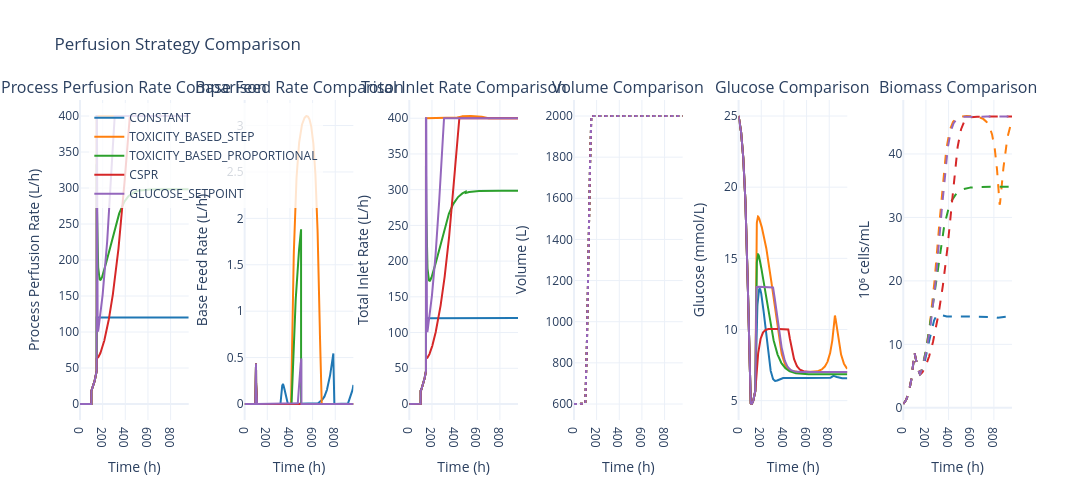

The notebook cell saved with this chart:
### Markdown cell above
## 8. Feed rates and glucose concentration visualizations

### Code cell
# Comparison plot: perfusion profiles, glucose concentration, and biomass across all perfusion strategies
import copy
import traceback
import plotly.graph_objects as go
from plotly.subplots import make_subplots
from animakinetica.analysis.batch_visualization import (
    plot_batch_volume_feed,
    plot_batch_biomass_metabolites,
)

# Use same simulation setup for fair comparison
perfusion_strategies_compare = [
    PerfusionStrategy.CONSTANT,
    PerfusionStrategy.TOXICITY_BASED_STEP,
    PerfusionStrategy.TOXICITY_BASED_PROPORTIONAL,
    PerfusionStrategy.CSPR,
    PerfusionStrategy.GLUCOSE_SETPOINT,
]

color_map = {
    PerfusionStrategy.CONSTANT: "#1f77b4",
    PerfusionStrategy.TOXICITY_BASED_STEP: "#ff7f0e",
    PerfusionStrategy.TOXICITY_BASED_PROPORTIONAL: "#2ca02c",
    PerfusionStrategy.CSPR: "#d62728",
    PerfusionStrategy.GLUCOSE_SETPOINT: "#9467bd",
}

fig_compare = make_subplots(
    rows=1, cols=6,
    subplot_titles=(
        "Process Perfusion Rate Comparison",
        "Base Feed Rate Comparison",
        "Total Inlet Rate Comparison",
        "Volume Comparison",
        "Glucose Comparison",
        "Biomass Comparison",
    ),
    horizontal_spacing=0.06
)

params_compare = SimulationParameters.load_parameters(["Cell_GFI", "anab_GFI", "cata_GFI", "fed_batch", "perfusion"])
,
def _build_initial_conditions(sim_obj):
    base = sim_obj.base
    return [
        base['X_init'],
        base['C_Glc_init'],
        base['C_Gln_init'],
        base['C_Lac_init'],
        base['C_Amm_init'],
        base['V_init'],
        base['C_O2_init'],
        base['C_CT_init'],
        base['C_H_init'],
        base['C_Na_init'],
        base['C_AA_init'],
    ]

def _print_event_snapshot(sim_obj, y0):
    print("  Event snapshots at t=0 (event(t=0, y0, params)):")
    for phase_name, event_list in sim_obj._phase_events.items():
        print(f"    Phase: {phase_name}")
        for event_fn in event_list:
            try:
                event_value = float(event_fn(0.0, y0, sim_obj.parameters))
            except Exception as event_exc:
                print(f"      {event_fn.__name__}: ERROR evaluating event -> {event_exc}")
                continue
            direction = getattr(event_fn, "direction", None)
            terminal = getattr(event_fn, "terminal", None)
            print(f"      {event_fn.__name__}: value={event_value:.6e}, direction={direction}, terminal={terminal}")

failed_diagnostics = []

for ps in perfusion_strategies_compare:
    params_test = copy.deepcopy(params_compare)
    params_test.update("excess_kinetics_batch")  # Use excess kinetics for more dynamic profiles
    sim_test = CellCultureSimulation(
        parameters=params_test,
        kinetics=Kinetics.EXCESS,
        stoichiometry_mode=StoichiometryMode.DYNAMIC,
        feed_strategy=FeedStrategy.EXPONENTIAL,
        operating_mode=OperatingMode.CONTINUOUS_PERFUSION,
        perfusion_strategy=ps,
        gas_controller=GasController.CASCADE_N_FG_XO2,
        performance_mode=False,
        solver_method="BDF"
    )

    try:
        res = sim_test.run_simulation(number_of_batches=1)
    except ValueError as exc:
        print(f"\n[DIAGNOSTIC] Strategy {ps.name} failed with ValueError: {exc}")
        y0 = _build_initial_conditions(sim_test)
        _print_event_snapshot(sim_test, y0)
        failed_diagnostics.append(
            {
                "strategy": ps.name,
                "error": str(exc),
                "traceback": traceback.format_exc(),
            }
        )
        continue

    # Reuse existing plotting utilities and extract traces from their outputs
    fig_volume = plot_batch_volume_feed(res, batch_number=1, layout_kwargs={"showlegend": False})
    fig_biomass = plot_batch_biomass_metabolites(res, batch_number=1, layout_kwargs={"showlegend": False})

    process_rate_trace = next(tr for tr in fig_volume.data if tr.name == "Process Feed Rate")
    base_rate_trace = next(tr for tr in fig_volume.data if tr.name == "Base Feed Rate")
    total_rate_trace = next(tr for tr in fig_volume.data if tr.name == "Total Inlet Rate")
    volume_trace = next(tr for tr in fig_volume.data if tr.name == "Volume")
    glucose_trace = next(tr for tr in fig_biomass.data if tr.name == "Glucose")
    biomass_trace = next(tr for tr in fig_biomass.data if tr.name == "Cell Density")

    label = ps.name
    color = color_map.get(ps, None)

    fig_compare.add_trace(
        go.Scatter(
            x=process_rate_trace.x,
            y=process_rate_trace.y,
            mode="lines",
            name=label,
            line=dict(width=2, color=color),
            showlegend=True,
            hovertemplate="Strategy: " + label + "<br>Time: %{x:.1f} h<br>F_process: %{y:.4f} L/h<extra></extra>",
        ),
        row=1, col=1,
    )

    fig_compare.add_trace(
        go.Scatter(
            x=base_rate_trace.x,
            y=base_rate_trace.y,
            mode="lines",
            name=label,
            line=dict(width=2, color=color),
            showlegend=False,
            hovertemplate="Strategy: " + label + "<br>Time: %{x:.1f} h<br>F_base: %{y:.4f} L/h<extra></extra>",
        ),
        row=1, col=2,
    )

    fig_compare.add_trace(
        go.Scatter(
            x=total_rate_trace.x,
            y=total_rate_trace.y,
            mode="lines",
            name=label,
            line=dict(width=2, color=color),
            showlegend=False,
            hovertemplate="Strategy: " + label + "<br>Time: %{x:.1f} h<br>F_total: %{y:.4f} L/h<extra></extra>",
        ),
        row=1, col=3,
    )

    fig_compare.add_trace(
        go.Scatter(
            x=volume_trace.x,
            y=volume_trace.y,
            mode="lines",
            name=label,
            line=dict(width=2, color=color, dash="dot"),
            showlegend=False,
            hovertemplate="Strategy: " + label + "<br>Time: %{x:.1f} h<br>V: %{y:.2f} L<extra></extra>",
        ),
        row=1, col=4,
    )

    fig_compare.add_trace(
        go.Scatter(
            x=glucose_trace.x,
            y=glucose_trace.y,
            mode="lines",
            name=label,
            line=dict(width=2, color=color),
            showlegend=False,
            hovertemplate="Strategy: " + label + "<br>Time: %{x:.1f} h<br>Glucose: %{y:.2f} mmol/L<extra></extra>",
        ),
        row=1, col=5,
    )

    fig_compare.add_trace(
        go.Scatter(
            x=biomass_trace.x,
            y=biomass_trace.y,
            mode="lines",
            name=label,
            line=dict(width=2, color=color, dash="dash"),
            showlegend=False,
            hovertemplate="Strategy: " + label + "<br>Time: %{x:.1f} h<br>Biomass: %{y:.2f} 10⁶ cells/mL<extra></extra>",
        ),
        row=1, col=6,
    )

for col in range(1, 7):
    fig_compare.update_xaxes(title_text="Time (h)", row=1, col=col)

fig_compare.update_yaxes(title_text="Process Perfusion Rate (L/h)", row=1, col=1)
fig_compare.update_yaxes(title_text="Base Feed Rate (L/h)", row=1, col=2)
fig_compare.update_yaxes(title_text="Total Inlet Rate (L/h)", row=1, col=3)
fig_compare.update_yaxes(title_text="Volume (L)", row=1, col=4)
fig_compare.update_yaxes(title_text="Glucose (mmol/L)", row=1, col=5)
fig_compare.update_yaxes(title_text="10⁶ cells/mL", row=1, col=6)

fig_compare.update_layout(
    title_text="Perfusion Strategy Comparison",
    template="plotly_white",
    height=500,
    width=3800,
    legend=dict(x=0.01, y=0.99, bgcolor="rgba(255,255,255,0.8)"),
)

fig_compare.show()

if failed_diagnostics:
    print("\nFailed strategies summary:")
    for item in failed_diagnostics:
        print(f"  - {item['strategy']}: {item['error']}")
else:
    print("\nAll strategies completed without ValueError.")

### Figure 1 — Plotly figure (JSON) as saved in the notebook; plotly's stock layout.template omitted (floating-point values rounded to 4 significant figures; data arrays with more than 128 entries replaced by an {"elided": "..."} marker saying what was removed)
{"data": [{"hovertemplate": "Strategy: CONSTANT<br>Time: %{x:.1f} h<br>F_process: %{y:.4f} L/h<extra></extra>", "line": {"color": "#1f77b4", "width": 2}, "mode": "lines", "name": "CONSTANT", "showlegend": true, "type": "scatter", "x": {"elided": "1151 float values"}, "xaxis": "x", "y": {"elided": "1151 float values"}, "yaxis": "y"}, {"hovertemplate": "Strategy: CONSTANT<br>Time: %{x:.1f} h<br>F_base: %{y:.4f} L/h<extra></extra>", "line": {"color": "#1f77b4", "width": 2}, "mode": "lines", "name": "CONSTANT", "showlegend": false, "type": "scatter", "x": {"elided": "1151 float values"}, "xaxis": "x2", "y": {"elided": "1151 float values"}, "yaxis": "y2"}, {"hovertemplate": "Strategy: CONSTANT<br>Time: %{x:.1f} h<br>F_total: %{y:.4f} L/h<extra></extra>", "line": {"color": "#1f77b4", "width": 2}, "mode": "lines", "name": "CONSTANT", "showlegend": false, "type": "scatter", "x": {"elided": "1151 float values"}, "xaxis": "x3", "y": {"elided": "1151 float values"}, "yaxis": "y3"}, {"hovertemplate": "Strategy: CONSTANT<br>Time: %{x:.1f} h<br>V: %{y:.2f} L<extra></extra>", "line": {"color": "#1f77b4", "dash": "dot", "width": 2}, "mode": "lines", "name": "CONSTANT", "showlegend": false, "type": "scatter", "x": {"elided": "1151 float values"}, "xaxis": "x4", "y": {"elided": "1151 float values"}, "yaxis": "y4"}, {"hovertemplate": "Strategy: CONSTANT<br>Time: %{x:.1f} h<br>Glucose: %{y:.2f} mmol/L<extra></extra>", "line": {"color": "#1f77b4", "width": 2}, "mode": "lines", "name": "CONSTANT", "showlegend": false, "type": "scatter", "x": {"elided": "1151 float values"}, "xaxis": "x5", "y": {"elided": "1151 float values"}, "yaxis": "y5"}, {"hovertemplate": "Strategy: CONSTANT<br>Time: %{x:.1f} h<br>Biomass: %{y:.2f} 10⁶ cells/mL<extra></extra>", "line": {"color": "#1f77b4", "dash": "dash", "width": 2}, "mode": "lines", "name": "CONSTANT", "showlegend": false, "type": "scatter", "x": {"elided": "1151 float values"}, "xaxis": "x6", "y": {"elided": "1151 float values"}, "yaxis": "y6"}, {"hovertemplate": "Strategy: TOXICITY_BASED_STEP<br>Time: %{x:.1f} h<br>F_process: %{y:.4f} L/h<extra></extra>", "line": {"color": "#ff7f0e", "width": 2}, "mode": "lines", "name": "TOXICITY_BASED_STEP", "showlegend": true, "type": "scatter", "x": {"elided": "1128 float values"}, "xaxis": "x", "y": {"elided": "1128 float values"}, "yaxis": "y"}, {"hovertemplate": "Strategy: TOXICITY_BASED_STEP<br>Time: %{x:.1f} h<br>F_base: %{y:.4f} L/h<extra></extra>", "line": {"color": "#ff7f0e", "width": 2}, "mode": "lines", "name": "TOXICITY_BASED_STEP", "showlegend": false, "type": "scatter", "x": {"elided": "1128 float values"}, "xaxis": "x2", "y": {"elided": "1128 float values"}, "yaxis": "y2"}, {"hovertemplate": "Strategy: TOXICITY_BASED_STEP<br>Time: %{x:.1f} h<br>F_total: %{y:.4f} L/h<extra></extra>", "line": {"color": "#ff7f0e", "width": 2}, "mode": "lines", "name": "TOXICITY_BASED_STEP", "showlegend": false, "type": "scatter", "x": {"elided": "1128 float values"}, "xaxis": "x3", "y": {"elided": "1128 float values"}, "yaxis": "y3"}, {"hovertemplate": "Strategy: TOXICITY_BASED_STEP<br>Time: %{x:.1f} h<br>V: %{y:.2f} L<extra></extra>", "line": {"color": "#ff7f0e", "dash": "dot", "width": 2}, "mode": "lines", "name": "TOXICITY_BASED_STEP", "showlegend": false, "type": "scatter", "x": {"elided": "1128 float values"}, "xaxis": "x4", "y": {"elided": "1128 float values"}, "yaxis": "y4"}, {"hovertemplate": "Strategy: TOXICITY_BASED_STEP<br>Time: %{x:.1f} h<br>Glucose: %{y:.2f} mmol/L<extra></extra>", "line": {"color": "#ff7f0e", "width": 2}, "mode": "lines", "name": "TOXICITY_BASED_STEP", "showlegend": false, "type": "scatter", "x": {"elided": "1128 float values"}, "xaxis": "x5", "y": {"elided": "1128 float values"}, "yaxis": "y5"}, {"hovertemplate": "Strategy: TOXICITY_BASED_STEP<br>Time: %{x:.1f} h<br>Biomass: %{y:.2f} 10⁶ cells/mL<extra></extra>", "line": {"color": "#ff7f0e", "dash": "dash", "width": 2}, "mode": "lines", "name": "TOXICITY_BASED_STEP", "showlegend": false, "type": "scatter", "x": {"elided": "1128 float values"}, "xaxis": "x6", "y": {"elided": "1128 float values"}, "yaxis": "y6"}, {"hovertemplate": "Strategy: TOXICITY_BASED_PROPORTIONAL<br>Time: %{x:.1f} h<br>F_process: %{y:.4f} L/h<extra></extra>", "line": {"color": "#2ca02c", "width": 2}, "mode": "lines", "name": "TOXICITY_BASED_PROPORTIONAL", "showlegend": true, "type": "scatter", "x": {"elided": "1117 float values"}, "xaxis": "x", "y": {"elided": "1117 float values"}, "yaxis": "y"}, {"hovertemplate": "Strategy: TOXICITY_BASED_PROPORTIONAL<br>Time: %{x:.1f} h<br>F_base: %{y:.4f} L/h<extra></extra>", "line": {"color": "#2ca02c", "width": 2}, "mode": "lines", "name": "TOXICITY_BASED_PROPORTIONAL", "showlegend": false, "type": "scatter", "x": {"elided": "1117 float values"}, "xaxis": "x2", "y": {"elided": "1117 float values"}, "yaxis": "y2"}, {"hovertemplate": "Strategy: TOXICITY_BASED_PROPORTIONAL<br>Time: %{x:.1f} h<br>F_total: %{y:.4f} L/h<extra></extra>", "line": {"color": "#2ca02c", "width": 2}, "mode": "lines", "name": "TOXICITY_BASED_PROPORTIONAL", "showlegend": false, "type": "scatter", "x": {"elided": "1117 float values"}, "xaxis": "x3", "y": {"elided": "1117 float values"}, "yaxis": "y3"}, {"hovertemplate": "Strategy: TOXICITY_BASED_PROPORTIONAL<br>Time: %{x:.1f} h<br>V: %{y:.2f} L<extra></extra>", "line": {"color": "#2ca02c", "dash": "dot", "width": 2}, "mode": "lines", "name": "TOXICITY_BASED_PROPORTIONAL", "showlegend": false, "type": "scatter", "x": {"elided": "1117 float values"}, "xaxis": "x4", "y": {"elided": "1117 float values"}, "yaxis": "y4"}, {"hovertemplate": "Strategy: TOXICITY_BASED_PROPORTIONAL<br>Time: %{x:.1f} h<br>Glucose: %{y:.2f} mmol/L<extra></extra>", "line": {"color": "#2ca02c", "width": 2}, "mode": "lines", "name": "TOXICITY_BASED_PROPORTIONAL", "showlegend": false, "type": "scatter", "x": {"elided": "1117 float values"}, "xaxis": "x5", "y": {"elided": "1117 float values"}, "yaxis": "y5"}, {"hovertemplate": "Strategy: TOXICITY_BASED_PROPORTIONAL<br>Time: %{x:.1f} h<br>Biomass: %{y:.2f} 10⁶ cells/mL<extra></extra>", "line": {"color": "#2ca02c", "dash": "dash", "width": 2}, "mode": "lines", "name": "TOXICITY_BASED_PROPORTIONAL", "showlegend": false, "type": "scatter", "x": {"elided": "1117 float values"}, "xaxis": "x6", "y": {"elided": "1117 float values"}, "yaxis": "y6"}, {"hovertemplate": "Strategy: CSPR<br>Time: %{x:.1f} h<br>F_process: %{y:.4f} L/h<extra></extra>", "line": {"color": "#d62728", "width": 2}, "mode": "lines", "name": "CSPR", "showlegend": true, "type": "scatter", "x": {"elided": "1094 float values"}, "xaxis": "x", "y": {"elided": "1094 float values"}, "yaxis": "y"}, {"hovertemplate": "Strategy: CSPR<br>Time: %{x:.1f} h<br>F_base: %{y:.4f} L/h<extra></extra>", "line": {"color": "#d62728", "width": 2}, "mode": "lines", "name": "CSPR", "showlegend": false, "type": "scatter", "x": {"elided": "1094 float values"}, "xaxis": "x2", "y": {"elided": "1094 float values"}, "yaxis": "y2"}, {"hovertemplate": "Strategy: CSPR<br>Time: %{x:.1f} h<br>F_total: %{y:.4f} L/h<extra></extra>", "line": {"color": "#d62728", "width": 2}, "mode": "lines", "name": "CSPR", "showlegend": false, "type": "scatter", "x": {"elided": "1094 float values"}, "xaxis": "x3", "y": {"elided": "1094 float values"}, "yaxis": "y3"}, {"hovertemplate": "Strategy: CSPR<br>Time: %{x:.1f} h<br>V: %{y:.2f} L<extra></extra>", "line": {"color": "#d62728", "dash": "dot", "width": 2}, "mode": "lines", "name": "CSPR", "showlegend": false, "type": "scatter", "x": {"elided": "1094 float values"}, "xaxis": "x4", "y": {"elided": "1094 float values"}, "yaxis": "y4"}, {"hovertemplate": "Strategy: CSPR<br>Time: %{x:.1f} h<br>Glucose: %{y:.2f} mmol/L<extra></extra>", "line": {"color": "#d62728", "width": 2}, "mode": "lines", "name": "CSPR", "showlegend": false, "type": "scatter", "x": {"elided": "1094 float values"}, "xaxis": "x5", "y": {"elided": "1094 float values"}, "yaxis": "y5"}, {"hovertemplate": "Strategy: CSPR<br>Time: %{x:.1f} h<br>Biomass: %{y:.2f} 10⁶ cells/mL<extra></extra>", "line": {"color": "#d62728", "dash": "dash", "width": 2}, "mode": "lines", "name": "CSPR", "showlegend": false, "type": "scatter", "x": {"elided": "1094 float values"}, "xaxis": "x6", "y": {"elided": "1094 float values"}, "yaxis": "y6"}, {"hovertemplate": "Strategy: GLUCOSE_SETPOINT<br>Time: %{x:.1f} h<br>F_process: %{y:.4f} L/h<extra></extra>", "line": {"color": "#9467bd", "width": 2}, "mode": "lines", "name": "GLUCOSE_SETPOINT", "showlegend": true, "type": "scatter", "x": {"elided": "1258 float values"}, "xaxis": "x", "y": {"elided": "1258 float values"}, "yaxis": "y"}, {"hovertemplate": "Strategy: GLUCOSE_SETPOINT<br>Time: %{x:.1f} h<br>F_base: %{y:.4f} L/h<extra></extra>", "line": {"color": "#9467bd", "width": 2}, "mode": "lines", "name": "GLUCOSE_SETPOINT", "showlegend": false, "type": "scatter", "x": {"elided": "1258 float values"}, "xaxis": "x2", "y": {"elided": "1258 float values"}, "yaxis": "y2"}, {"hovertemplate": "Strategy: GLUCOSE_SETPOINT<br>Time: %{x:.1f} h<br>F_total: %{y:.4f} L/h<extra></extra>", "line": {"color": "#9467bd", "width": 2}, "mode": "lines", "name": "GLUCOSE_SETPOINT", "showlegend": false, "type": "scatter", "x": {"elided": "1258 float values"}, "xaxis": "x3", "y": {"elided": "1258 float values"}, "yaxis": "y3"}, {"hovertemplate": "Strategy: GLUCOSE_SETPOINT<br>Time: %{x:.1f} h<br>V: %{y:.2f} L<extra></extra>", "line": {"color": "#9467bd", "dash": "dot", "width": 2}, "mode": "lines", "name": "GLUCOSE_SETPOINT", "showlegend": false, "type": "scatter", "x": {"elided": "1258 float values"}, "xaxis": "x4", "y": {"elided": "1258 float values"}, "yaxis": "y4"}, {"hovertemplate": "Strategy: GLUCOSE_SETPOINT<br>Time: %{x:.1f} h<br>Glucose: %{y:.2f} mmol/L<extra></extra>", "line": {"color": "#9467bd", "width": 2}, "mode": "lines", "name": "GLUCOSE_SETPOINT", "showlegend": false, "type": "scatter", "x": {"elided": "1258 float values"}, "xaxis": "x5", "y": {"elided": "1258 float values"}, "yaxis": "y5"}, {"hovertemplate": "Strategy: GLUCOSE_SETPOINT<br>Time: %{x:.1f} h<br>Biomass: %{y:.2f} 10⁶ cells/mL<extra></extra>", "line": {"color": "#9467bd", "dash": "dash", "width": 2}, "mode": "lines", "name": "GLUCOSE_SETPOINT", "showlegend": false, "type": "scatter", "x": {"elided": "1258 float values"}, "xaxis": "x6", "y": {"elided": "1258 float values"}, "yaxis": "y6"}], "layout": {"annotations": [{"font": {"size": 16}, "showarrow": false, "text": "Process Perfusion Rate Comparison", "x": 0.05833, "xanchor": "center", "xref": "paper", "y": 1, "yanchor": "bottom", "yref": "paper"}, {"font": {"size": 16}, "showarrow": false, "text": "Base Feed Rate Comparison", "x": 0.235, "xanchor": "center", "xref": "paper", "y": 1, "yanchor": "bottom", "yref": "paper"}, {"font": {"size": 16}, "showarrow": false, "text": "Total Inlet Rate Comparison", "x": 0.4117, "xanchor": "center", "xref": "paper", "y": 1, "yanchor": "bottom", "yref": "paper"}, {"font": {"size": 16}, "showarrow": false, "text": "Volume Comparison", "x": 0.5883, "xanchor": "center", "xref": "paper", "y": 1, "yanchor": "bottom", "yref": "paper"}, {"font": {"size": 16}, "showarrow": false, "text": "Glucose Comparison", "x": 0.765, "xanchor": "center", "xref": "paper", "y": 1, "yanchor": "bottom", "yref": "paper"}, {"font": {"size": 16}, "showarrow": false, "text": "Biomass Comparison", "x": 0.9417, "xanchor": "center", "xref": "paper", "y": 1, "yanchor": "bottom", "yref": "paper"}], "height": 500, "legend": {"bgcolor": "rgba(255,255,255,0.8)", "x": 0.01, "y": 0.99}, "title": {"text": "Perfusion Strategy Comparison"}, "width": 3800, "xaxis": {"anchor": "y", "domain": [0, 0.1167], "title": {"text": "Time (h)"}}, "xaxis2": {"anchor": "y2", "domain": [0.1767, 0.2933], "title": {"text": "Time (h)"}}, "xaxis3": {"anchor": "y3", "domain": [0.3533, 0.47], "title": {"text": "Time (h)"}}, "xaxis4": {"anchor": "y4", "domain": [0.53, 0.6467], "title": {"text": "Time (h)"}}, "xaxis5": {"anchor": "y5", "domain": [0.7067, 0.8233], "title": {"text": "Time (h)"}}, "xaxis6": {"anchor": "y6", "domain": [0.8833, 1], "title": {"text": "Time (h)"}}, "yaxis": {"anchor": "x", "domain": [0, 1], "title": {"text": "Process Perfusion Rate (L/h)"}}, "yaxis2": {"anchor": "x2", "domain": [0, 1], "title": {"text": "Base Feed Rate (L/h)"}}, "yaxis3": {"anchor": "x3", "domain": [0, 1], "title": {"text": "Total Inlet Rate (L/h)"}}, "yaxis4": {"anchor": "x4", "domain": [0, 1], "title": {"text": "Volume (L)"}}, "yaxis5": {"anchor": "x5", "domain": [0, 1], "title": {"text": "Glucose (mmol/L)"}}, "yaxis6": {"anchor": "x6", "domain": [0, 1], "title": {"text": "10⁶ cells/mL"}}}}
